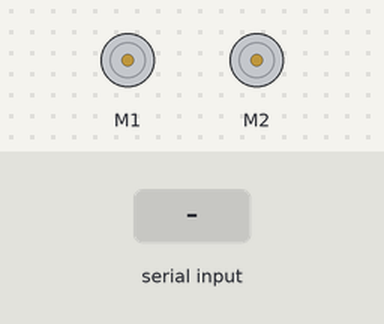
This sketch was run on a simulated Arduino Uno, built with avr-gcc and run on an emulated ATmega328P. Shown: 2 × DC motor (green arrow = forward, orange = backward, longer = faster). The test bench sets the inputs (shaded band).

Above: at 1.2 s.
1.3 s: "F" received over Serial
At 1.9 s:
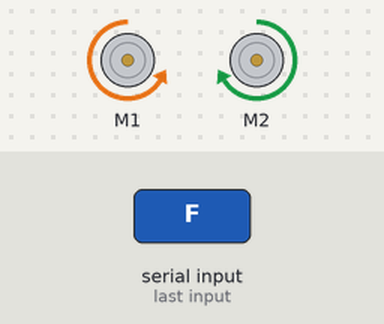
2.8 s: "B" received over Serial
At 4.0 s:
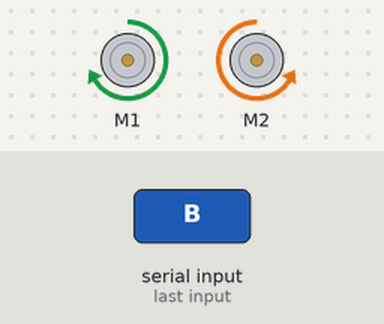
4.3 s: "L" received over Serial
At 5.4 s:
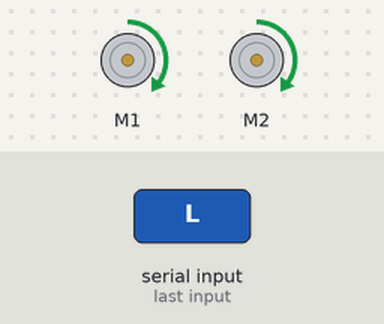
5.8 s: "R" received over Serial
At 6.5 s:
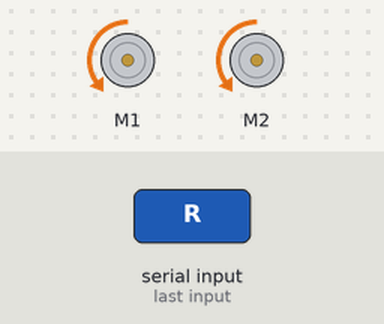
7.3 s: "S" received over Serial
At 7.7 s:
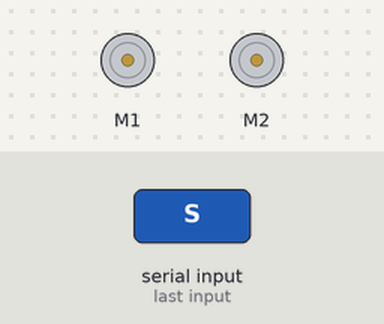
Timing chart, 0 to 9.8 s (numbered marks = the images above; inputs shaded):
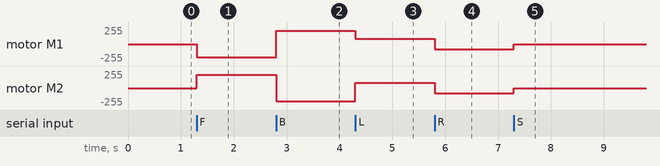

Measured:
- after the input at 1.3 s, motor M1: stopped → backward 200/255 at once; motor M2: stopped → forward 200/255 at once
- after the input at 2.8 s, motor M1: backward 200/255 → forward 200/255 at once; motor M2: forward 200/255 → backward 200/255 at once
- after the input at 4.3 s, motor M1: forward 200/255 → forward 80/255 at once; motor M2: backward 200/255 → forward 80/255 at once
- after the input at 5.8 s, motor M1, motor M2: forward 80/255 → backward 80/255 at once
- after the input at 7.3 s, motor M1, motor M2: backward 80/255 → stopped at once

The sketch:

ListeningAlgo.ino
```cpp
#include <MeMCore.h>  // Include the mBot's motor control library

MeDCMotor motor1(M1);  // Motor on port M1
MeDCMotor motor2(M2);  // Motor on port M2

void setup() {
  Serial.begin(9600);  // Initialize serial communication at 9600 baud
}

void loop() {
  if (Serial.available()) {  // Check if data is available to read
    char command = Serial.read();  // Read the incoming byte

    switch(command) {
      case 'F':  // Move forward
        motor1.run(-200);  // Full speed forward for motor1  NEEDS TROUBLESHOOTING
        motor2.run(200);  // Full speed forward for motor2
        break;
      case 'B':  // Move backward
        motor1.run(200);  // Full speed backward for motor1
        motor2.run(-200);  // Full speed backward for motor2
        break;
      case 'L':  // Turn left
        motor1.run(80);  // Reverse motor1 to turn left
        motor2.run(80);   // Forward motor2 to turn left
        break;
      case 'R':  // Turn right
        motor1.run(-80);   // Forward motor1 to turn right
        motor2.run(-80);  // Reverse motor2 to turn right
        break;
      case 'S':  // Stop
        motor1.run(0);  // Stop motor1
        motor2.run(0);  // Stop motor2
        break;
      default:
        break;
    }
  }
}
```
